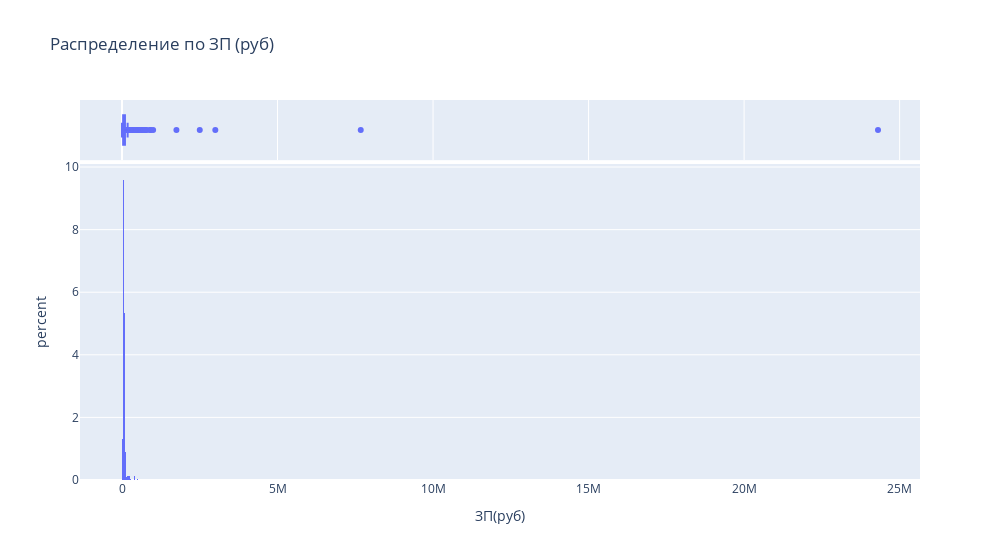

Notebook code for this chart:
### Markdown cell above
3. Постройте распределение признака **"ЗП (руб)"**. Опишите данное распределение, отвечая на следующие вопросы: каковы предельные значения признака, в каком примерном интервале находится заработная плата большинства соискателей? Есть ли аномалии для признака возраста? Обратите внимание на гигантские размеры желаемой заработной платы.
*Совет: постройте гистограмму и коробчатую диаграмму рядом.*

### Code cell
fig = px.histogram(
    data_frame = df,
    x = 'ЗП(руб)',
    title = 'Распределение по ЗП (руб)',
    histnorm = 'percent',
    width = 1000,
    marginal = 'box',
)
fig.show()
fig.write_html("/home/mur/Attest1/plotly/hist3.html")

### Figure 1 — Plotly figure (JSON) as saved in the notebook; plotly's stock layout.template omitted (floating-point values rounded to 4 significant figures; data arrays with more than 128 entries replaced by an {"elided": "..."} marker saying what was removed)
{"data": [{"alignmentgroup": "True", "bingroup": "x", "histnorm": "percent", "hovertemplate": "ЗП(руб)=%{x}<br>percent=%{y}<extra></extra>", "legendgroup": "", "marker": {"color": "#636efa", "pattern": {"shape": ""}}, "name": "", "offsetgroup": "", "orientation": "v", "showlegend": false, "type": "histogram", "x": {"elided": "44744 float values"}, "xaxis": "x", "yaxis": "y"}, {"alignmentgroup": "True", "hovertemplate": "ЗП(руб)=%{x}<extra></extra>", "legendgroup": "", "marker": {"color": "#636efa"}, "name": "", "notched": true, "offsetgroup": "", "showlegend": false, "type": "box", "x": {"elided": "44744 float values"}, "xaxis": "x2", "yaxis": "y2"}], "layout": {"barmode": "relative", "legend": {"tracegroupgap": 0}, "title": {"text": "Распределение по ЗП (руб)"}, "width": 1000, "xaxis": {"anchor": "y", "domain": [0, 1], "title": {"text": "ЗП(руб)"}}, "xaxis2": {"anchor": "y2", "domain": [0, 1], "matches": "x", "showgrid": true, "showticklabels": false}, "yaxis": {"anchor": "x", "domain": [0, 0.8316], "title": {"text": "percent"}}, "yaxis2": {"anchor": "x2", "domain": [0.8416, 1], "matches": "y2", "showgrid": false, "showline": false, "showticklabels": false, "ticks": ""}}}
